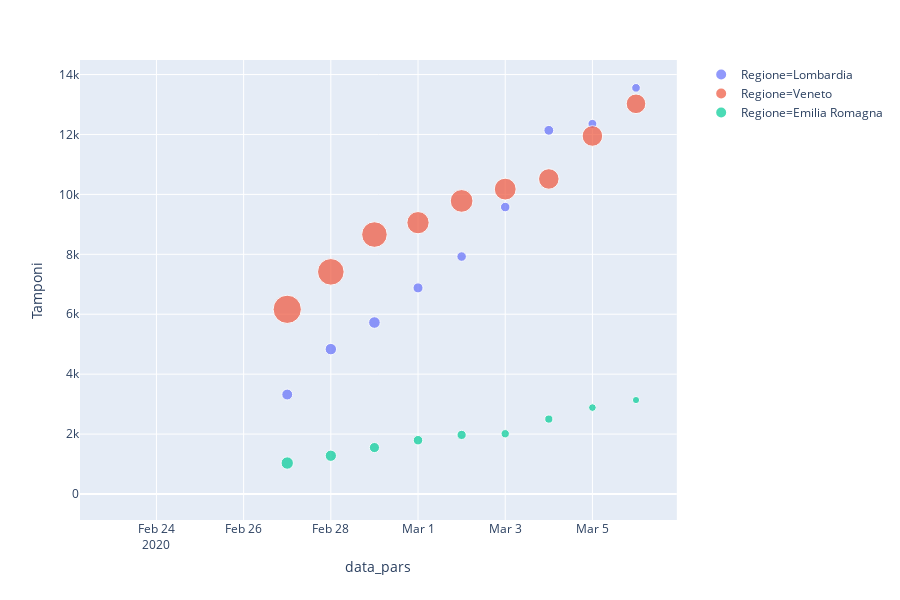

Write notebook code for a chart like this one.
### Code cell
## PLOTLY INTERACTIVE
### to see it click on theta symbol next to first chunk
fig = px.scatter(df, x="data_pars", y="Tamponi", color="Regione",
                 hover_name="Totale Positivi",
              size="Tamponi/Positivi")

fig.show()

### Figure 1 — Plotly figure (JSON) as saved in the notebook; plotly's stock layout.template omitted (floating-point values rounded to 4 significant figures)
{"data": [{"hoverlabel": {"namelength": 0}, "hovertemplate": "<b>%{hovertext}</b><br><br>Regione=Lombardia<br>data_pars=%{x}<br>Tamponi=%{y}<br>Tamponi/Positivi=%{marker.size}", "hovertext": [0, 0, 0, 0, 403, 531, 615, 984, 1254, 1520, 1820, 2251, 2612], "legendgroup": "Regione=Lombardia", "marker": {"color": "#636efa", "size": [0, 0, 0, 0, 8.2, 9.1, 9.3, 7, 6.3, 6.3, 6.7, 5.5, 5.2], "sizemode": "area", "sizeref": 0.1388, "symbol": "circle"}, "mode": "markers", "name": "Regione=Lombardia", "showlegend": true, "type": "scatter", "x": ["2020-02-23T00:00:00", "2020-02-24T00:00:00", "2020-02-25T00:00:00", "2020-02-26T00:00:00", "2020-02-27T00:00:00", "2020-02-28T00:00:00", "2020-02-29T00:00:00", "2020-03-01T00:00:00", "2020-03-02T00:00:00", "2020-03-03T00:00:00", "2020-03-04T00:00:00", "2020-03-05T00:00:00", "2020-03-06T00:00:00"], "xaxis": "x", "y": [0, 0, 0, 0, 3320, 4835, 5723, 6879, 7925, 9577, 12138, 12354, 13556], "yaxis": "y"}, {"hoverlabel": {"namelength": 0}, "hovertemplate": "<b>%{hovertext}</b><br><br>Regione=Veneto<br>data_pars=%{x}<br>Tamponi=%{y}<br>Tamponi/Positivi=%{marker.size}", "hovertext": [0, 0, 0, 0, 111, 151, 191, 263, 273, 307, 360, 407, 488], "legendgroup": "Regione=Veneto", "marker": {"color": "#EF553B", "size": [0, 0, 0, 0, 55.5, 49.1, 45.3, 34.4, 35.8, 33.1, 29.2, 29.4, 26.7], "sizemode": "area", "sizeref": 0.1388, "symbol": "circle"}, "mode": "markers", "name": "Regione=Veneto", "showlegend": true, "type": "scatter", "x": ["2020-02-23T00:00:00", "2020-02-24T00:00:00", "2020-02-25T00:00:00", "2020-02-26T00:00:00", "2020-02-27T00:00:00", "2020-02-28T00:00:00", "2020-02-29T00:00:00", "2020-03-01T00:00:00", "2020-03-02T00:00:00", "2020-03-03T00:00:00", "2020-03-04T00:00:00", "2020-03-05T00:00:00", "2020-03-06T00:00:00"], "xaxis": "x", "y": [0, 0, 0, 0, 6164, 7414, 8659, 9056, 9782, 10176, 10515, 11949, 13023], "yaxis": "y"}, {"hoverlabel": {"namelength": 0}, "hovertemplate": "<b>%{hovertext}</b><br><br>Regione=Emilia Romagna<br>data_pars=%{x}<br>Tamponi=%{y}<br>Tamponi/Positivi=%{marker.size}", "hovertext": [0, 0, 0, 0, 97, 145, 217, 285, 335, 420, 544, 698, 870], "legendgroup": "Regione=Emilia Romagna", "marker": {"color": "#00cc96", "size": [0, 0, 0, 0, 10.6, 8.8, 7.1, 6.3, 5.9, 4.8, 4.6, 4.1, 3.6], "sizemode": "area", "sizeref": 0.1388, "symbol": "circle"}, "mode": "markers", "name": "Regione=Emilia Romagna", "showlegend": true, "type": "scatter", "x": ["2020-02-23T00:00:00", "2020-02-24T00:00:00", "2020-02-25T00:00:00", "2020-02-26T00:00:00", "2020-02-27T00:00:00", "2020-02-28T00:00:00", "2020-02-29T00:00:00", "2020-03-01T00:00:00", "2020-03-02T00:00:00", "2020-03-03T00:00:00", "2020-03-04T00:00:00", "2020-03-05T00:00:00", "2020-03-06T00:00:00"], "xaxis": "x", "y": [0, 0, 0, 0, 1033, 1277, 1550, 1795, 1973, 2012, 2500, 2884, 3136], "yaxis": "y"}], "layout": {"height": 600, "legend": {"itemsizing": "constant", "tracegroupgap": 0}, "margin": {"t": 60}, "xaxis": {"anchor": "y", "domain": [0, 0.98], "title": {"text": "data_pars"}}, "yaxis": {"anchor": "x", "domain": [0, 1], "title": {"text": "Tamponi"}}}}
